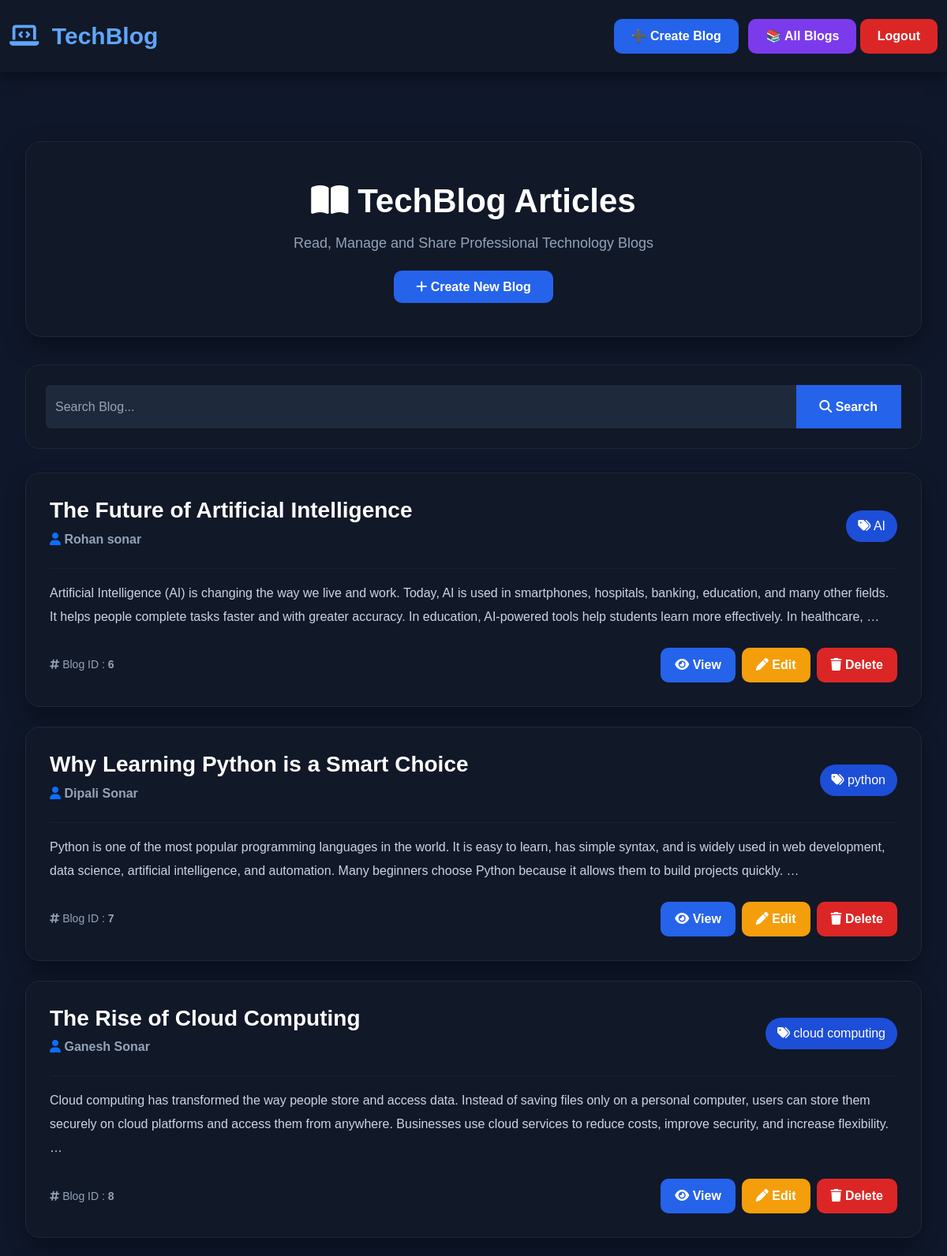
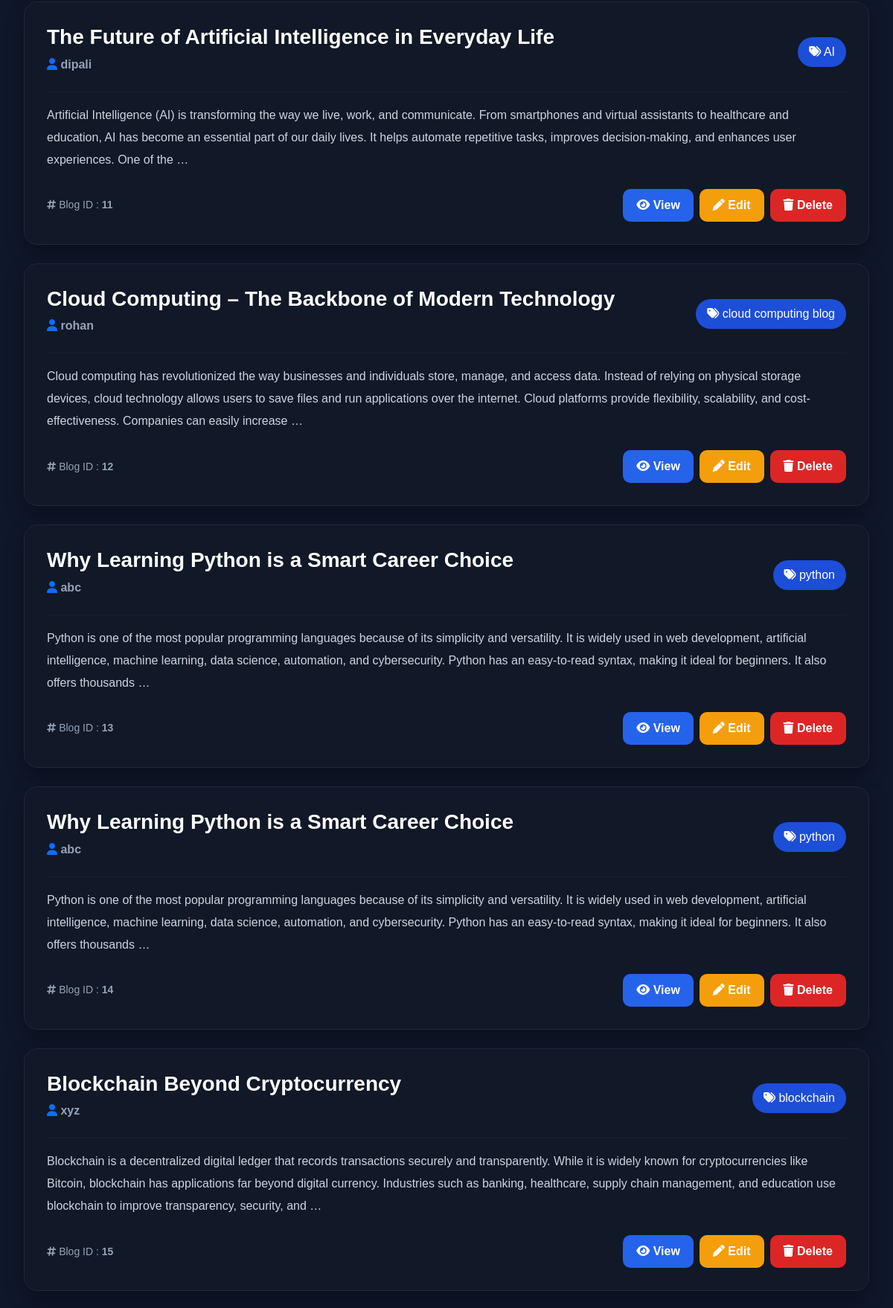
/posts/search/ (upper part), run on the app's committed database (2 pictures, top to bottom).
### posts/models.py (models this page shows, shortened)
class Blog(models.Model):
    title=models.CharField(max_length=200)
    content=models.TextField()
    tags=models.CharField(max_length=200)
    author=models.CharField(max_length=100)
    created_at = models.DateTimeField(auto_now_add=True)
    updated_at = models.DateTimeField(auto_now=True)

### posts/views.py (the view)
# urls.py: path('search/', views.search_blog, name='search_blog'),
def search_blog(request):
    search = request.GET.get("search")
    if search:
        blogs = Blog.objects.filter(title__icontains=search)
    else:
        blogs = Blog.objects.all()
    return render(request, "blog_list.html", {
        "blogs": blogs
    })

### templates/blog_list.html (shortened to what this page needs)
{% extends 'base.html' %}
{% block content %}
<div class="blog-container">
<div class="hero">
<h1>
<i class="fa-solid fa-book-open"></i>
TechBlog Articles
</h1>
<p>
Read, Manage and Share Professional Technology Blogs
</p>
<a href="{% url 'create_blog' %}" class="create-btn">
<i class="fa-solid fa-plus"></i>
Create New Blog
</a>
</div>
<div class="search-card">
<form method="GET">
<div class="input-group">
<input
type="text"
class="form-control"
name="search"
placeholder="Search Blog..."
value="{{ request.GET.search }}">
<button class="search-btn">
<i class="fa fa-search"></i>
Search
</button>
</div>
</form>
</div>
{% for blog in blogs %}
<div class="blog-card">
<div class="d-flex justify-content-between align-items-center">
<div>
<h2 class="blog-title">
{{ blog.title }}
</h2>
<p class="text-secondary mb-2">
<i class="fa-solid fa-user text-primary"></i>
<strong>{{ blog.author }}</strong>
</p>
</div>
{% if blog.tags %}
<span class="badge-tag">
<i class="fa-solid fa-tags"></i>
{{ blog.tags }}
</span>
{% endif %}
</div>
<hr>
<p class="blog-content">
{{ blog.content|truncatewords:45 }}
</p>
<div class="d-flex justify-content-between align-items-center mt-4">
<div>
<small class="text-muted">
<i class="fa-solid fa-hashtag"></i>
Blog ID :
<strong>{{ blog.id }}</strong>
</small>
</div>
<div class="d-flex gap-2">
<a href="{% url 'view_blog' blog.id %}"
class="btn-view">
<i class="fa-solid fa-eye"></i>
View
</a>
<a href="{% url 'edit_blog' blog.id %}"
class="btn-edit">
<i class="fa-solid fa-pen"></i>
Edit
</a>
<a href="{% url 'delete_blog' blog.id %}"
class="btn-delete">
<i class="fa-solid fa-trash"></i>
Delete
</a>
</div>
</div>
</div>
{% endfor %}
</div>
{% endblock %}

### templates/base.html (style rules this page uses)
body { background:#0b1120; font-family:'Poppins',sans-serif; }
hr { border-color:#1f2937; }

### templates/blog_list.html (style rules this page uses)
* { margin:0; padding:0; box-sizing:border-box; font-family:'Poppins',sans-serif; }
body { background:#0f172a; }
.blog-container { max-width:1200px; margin:auto; padding:40px 20px; }
.hero { background:#111827; padding:50px; border-radius:20px; color:white; text-align:center; margin-bottom:35px; border:1px solid #1e293b; box-shadow:0 10px 30px rgba(0,0,0,.35); }
.hero h1 { color:#fff; font-size:42px; font-weight:700; }
.hero p { color:#94a3b8; margin:15px 0 30px; font-size:18px; }
.create-btn { background:#2563eb; color:white; padding:12px 28px; border-radius:10px; text-decoration:none; font-weight:600; }
.search-card { background:#111827; padding:25px; border-radius:18px; margin-bottom:30px; border:1px solid #1e293b; }
.search-card .form-control { background:#1e293b; border:none; color:white; height:55px; }
.search-card .form-control::placeholder { color:#94a3b8; }
.search-btn { background:#2563eb; color:white; border:none; padding:0 30px; font-weight:600; }
.blog-card { background:#111827; border-radius:18px; padding:30px; margin-bottom:25px; border:1px solid #1e293b; box-shadow:0 10px 25px rgba(0,0,0,.35); transition:.3s; }
.blog-title { color:white; font-size:28px; font-weight:700; }
.blog-content { color:#cbd5e1; line-height:30px; }
.text-secondary, .text-muted { color:#94a3b8 !important; }
hr { border-color:#334155; }
.badge-tag { background:#1d4ed8; color:white; padding:8px 15px; border-radius:20px; }
.btn-view, .btn-edit, .btn-delete { padding:10px 18px; border-radius:10px; text-decoration:none; color:white; font-weight:600; }
.btn-view { background:#2563eb; }
.btn-edit { background:#f59e0b; }
.btn-delete { background:#dc2626; }

### data on the page
Blog: title "The Future of Artificial Intelligence", author "Rohan sonar", tags "AI", content "Artificial Intelligence (AI) is changing the way we live and work. Today, AI is used in smartphones, hospitals, banking, education, and many other fields. It helps people complete tasks faster and with greater accuracy. In education, AI-powered tools help students learn more effectively. In healthcare, …", id "6"
Blog: title "Why Learning Python is a Smart Choice", author "Dipali Sonar", tags "python", content "Python is one of the most popular programming languages in the world. It is easy to learn, has simple syntax, and is widely used in web development, data science, artificial intelligence, and automation. Many beginners choose Python because it allows them to build projects quickly. …", id "7"
Blog: title "The Rise of Cloud Computing", author "Ganesh Sonar", tags "cloud computing", content "Cloud computing has transformed the way people store and access data. Instead of saving files only on a personal computer, users can store them securely on cloud platforms and access them from anywhere. Businesses use cloud services to reduce costs, improve security, and increase flexibility. …", id "8"
Blog: title "The Future of Artificial Intelligence in Everyday Life", author "dipali", tags "AI", content "Artificial Intelligence (AI) is transforming the way we live, work, and communicate. From smartphones and virtual assistants to healthcare and education, AI has become an essential part of our daily lives. It helps automate repetitive tasks, improves decision-making, and enhances user experiences. One of the …", id "11"
Blog: title "Cloud Computing – The Backbone of Modern Technology", author "rohan", tags "cloud computing blog", content "Cloud computing has revolutionized the way businesses and individuals store, manage, and access data. Instead of relying on physical storage devices, cloud technology allows users to save files and run applications over the internet. Cloud platforms provide flexibility, scalability, and cost-effectiveness. Companies can easily increase …", id "12"
Blog: title "Why Learning Python is a Smart Career Choice", author "abc", tags "python", content "Python is one of the most popular programming languages because of its simplicity and versatility. It is widely used in web development, artificial intelligence, machine learning, data science, automation, and cybersecurity. Python has an easy-to-read syntax, making it ideal for beginners. It also offers thousands …", id "13"
Blog: title "Why Learning Python is a Smart Career Choice", author "abc", tags "python", content "Python is one of the most popular programming languages because of its simplicity and versatility. It is widely used in web development, artificial intelligence, machine learning, data science, automation, and cybersecurity. Python has an easy-to-read syntax, making it ideal for beginners. It also offers thousands …", id "14"
Blog: title "Blockchain Beyond Cryptocurrency", author "xyz", tags "blockchain", content "Blockchain is a decentralized digital ledger that records transactions securely and transparently. While it is widely known for cryptocurrencies like Bitcoin, blockchain has applications far beyond digital currency. Industries such as banking, healthcare, supply chain management, and education use blockchain to improve transparency, security, and …", id "15"
